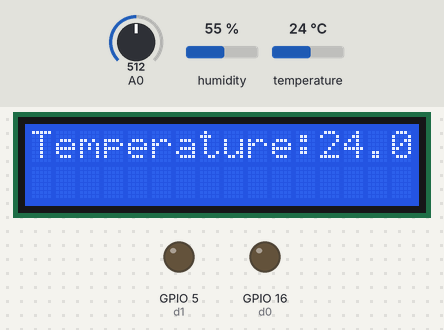
The sketch below on a simulated ESP8266 (NodeMCU). On the bench: 16×2 character LCD, output pins drawn as LEDs (lit = HIGH). Inputs (shaded band) come from the test bench; at power-on: A0 = 512, humidity 55 %, temperature 24 °C. WiFi joins after 1.5 s; servers stay silent unless stated; what the sketch prints to the serial monitor is not drawn.

Above: at 1.2 s.
1.3 s: A0 set to 230
At 4.6 s:
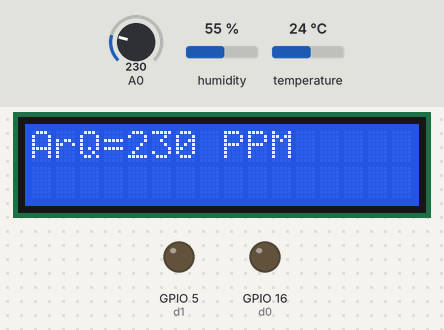
14.0 s: A0 set to 205
At 16.8 s:
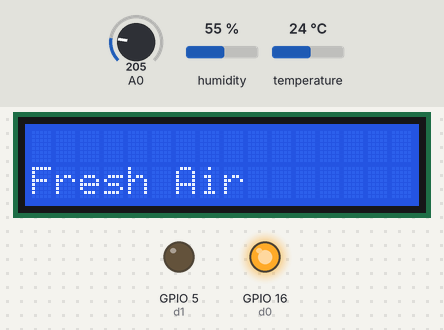
26.4 s: humidity set to 22 %
At 34.7 s:
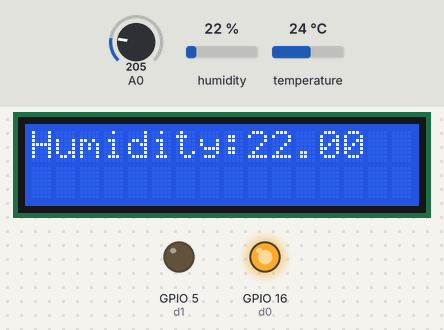
36.9 s: temperature set to 12 °C
At 42.4 s:
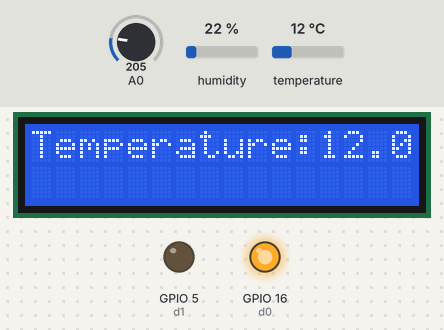
47.3 s: humidity set to 40 %
At 54.6 s:
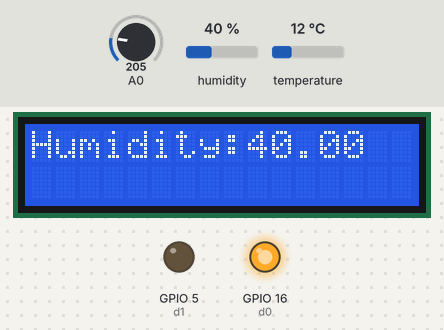
57.8 s: A0 set to 231
At 69.8 s:
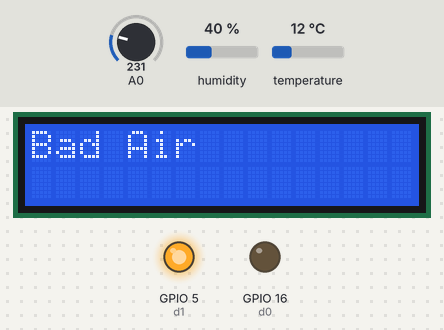
Timing chart, 0 to 71.2 s (numbered marks = the images above; inputs shaded):
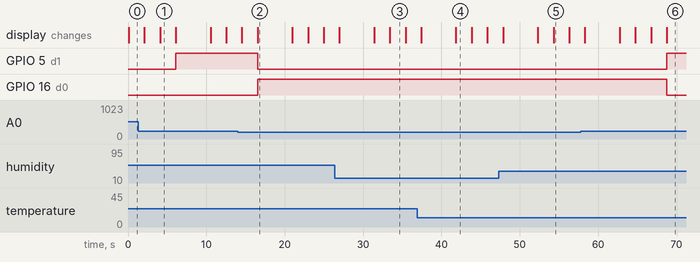

Measured:
- the behaviour switches between 221 and 220 on A0 (found by bisection; images 1 and 2)
- after the input at 14.0 s, GPIO 5 (d1): HIGH → LOW after 2.5 s; GPIO 16 (d0): LOW → HIGH after 2.5 s
- after the input at 57.8 s, GPIO 5 (d1): LOW → HIGH after 10.9 s; GPIO 16 (d0): HIGH → LOW after 10.9 s
- what the display in image 1 shows lasts 2.0 s, from 4.1 s to 6.1 s
- what the display in image 2 shows lasts 4.5 s, from 16.5 s to 21.0 s

The sketch:

lcd_temp_and_humidity_and_airquality.ino
```cpp
#include <ThingSpeak.h>
#include<LiquidCrystal.h>
#include<ESP8266WiFi.h>
#include <WiFiClient.h>
#include<DHT.h>
#define dht_pin 4
#define d0 16
#define d1 5
#define dht_type DHT11
DHT dht(dht_pin,dht_type);
const char *ssid = "Avinash";
const char *pass = "Sumit#$130";

unsigned long ChannelID= 858955;
const char * WriteAPIKey = "VWZ8DY338AB65GH5";

WiFiClient client;
int sensorValue;
const int rs = 0, en = 2, d4 = 15, d5 = 13, d6 = 12, d7 = 14;
LiquidCrystal lcd(rs, en, d4, d5, d6, d7);
void setup() {
  pinMode(dht_pin,INPUT);
  pinMode(d0,OUTPUT);
  pinMode(d1,OUTPUT);
  Serial.begin(9600);
  dht.begin();
  lcd.begin(16, 2);
    WiFi.begin(ssid,pass);
  ThingSpeak.begin(client);
}

void loop() {
    lcd.setCursor(0, 0);
  float temp=dht.readTemperature();
  float humidity=dht.readHumidity();
  lcd.clear();
  lcd.print("Temperature:");
  lcd.print(temp);
  delay(2000);
  lcd.clear();
  lcd.setCursor(0, 0);
  lcd.print("Humidity:");
  lcd.print(humidity);
  delay(2000);
  lcd.clear();
  sensorValue = analogRead(0);       // read analog input pin 0
lcd.setCursor(0,0);
lcd.print("ArQ=");
lcd.print(sensorValue,DEC);
lcd.print(" PPM");
lcd.println("       ");
lcd.print("  ");
delay(2000);      // wait 100ms for next reading
if (sensorValue<=220)
{
  lcd.clear();
  //lcd.setCursor(0,0);
  lcd.setCursor(0,1);
  lcd.print("Fresh Air");
  digitalWrite(d1,LOW);
  digitalWrite(d0,HIGH);
  delay(500);
  }
  else if(sensorValue>=221)
  {
    lcd.clear();
    lcd.setCursor(0,0);
    lcd.print("Bad Air");
    digitalWrite(d0,LOW);
    digitalWrite(d1,HIGH);

    delay(500);
  }
  Serial.print("Temperature");
  Serial.println(temp);
  delay(500);
  Serial.print("humidity");
  Serial.println(humidity);
  delay(500);
  Serial.print("Air Quality");
  Serial.print(sensorValue);
Serial.println(" PPM");
  delay(500);
  ThingSpeak.writeField(ChannelID,1, temp, WriteAPIKey);
  delay(500);
  ThingSpeak.writeField(ChannelID,2, humidity ,WriteAPIKey);
  delay(500);
  ThingSpeak.writeField(ChannelID,3, sensorValue, WriteAPIKey);
  delay(500);

}
```
